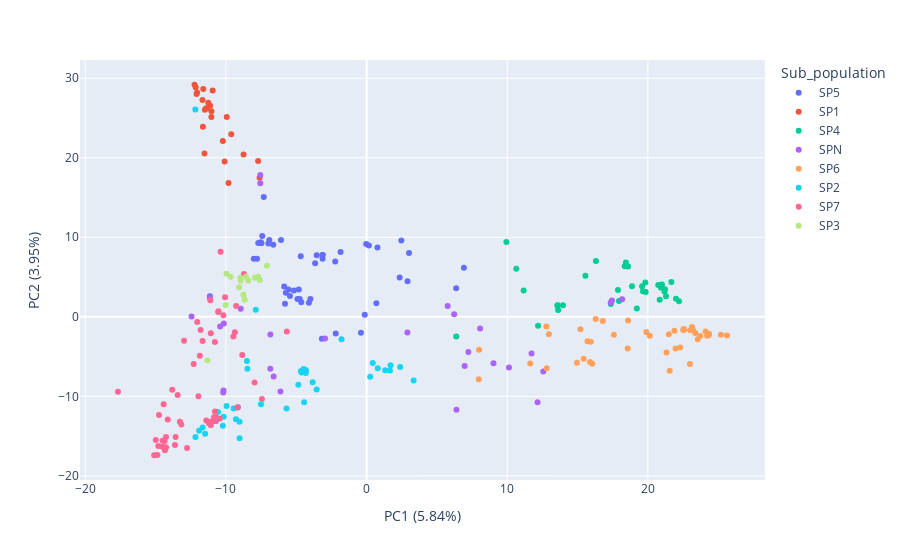

Source (notebook cell):
### Code cell
fig = px.scatter(pc_df, x='PC1', y='PC2', color='Sub_population')
fig.update_xaxes(title_text='PC1 (%s%%)' % pc1_ex)
fig.update_yaxes(title_text='PC2 (%s%%)' % pc2_ex)
fig.show()

### Figure 1 — Plotly figure (JSON) as saved in the notebook; plotly's stock layout.template omitted (floating-point values rounded to 4 significant figures)
{"data": [{"hovertemplate": "Sub_population=SP5<br>PC1=%{x}<br>PC2=%{y}<extra></extra>", "legendgroup": "SP5", "marker": {"color": "#636efa", "symbol": "circle"}, "mode": "markers", "name": "SP5", "orientation": "v", "showlegend": true, "type": "scatter", "x": [-4.644, -2.193, -4.75, -7.7, -3.659, -7.527, -5.448, -5.857, -5.8, -2.229, -5.552, -11.14, -6.086, -5.168, -3.128, -4.915, -8.017, -3.177, -7.311, -6.917, 6.371, 2.471, -1.848, 0.1617, 2.351, -3.994, -3.116, -5.739, -4.821, -7.418, -6.983, -7.475, -7.791, -6.636, -4.101, -3.546, -4.683, -0.401, -3.143, 0.6958, 6.922, 3.018, 0.7734, 2.911, -0.02854, -0.1285], "xaxis": "x", "y": [1.836, -2.093, 2.231, 9.297, 6.734, 9.371, 2.606, 3.805, 1.627, 6.946, 3.431, 2.577, 9.673, 3.318, 7.308, 2.241, 7.29, -2.756, 15.05, 9.668, 3.59, 9.605, 8.162, 8.956, 4.945, 2.227, 7.768, 3.03, 3.446, 10.15, 9.219, 9.265, 7.31, 9.067, 1.766, 7.732, 7.609, -2.006, 7.772, 1.72, 6.171, 8.013, 8.701, 4.488, 9.171, 0.264], "yaxis": "y"}, {"hovertemplate": "Sub_population=SP1<br>PC1=%{x}<br>PC2=%{y}<extra></extra>", "legendgroup": "SP1", "marker": {"color": "#EF553B", "symbol": "circle"}, "mode": "markers", "name": "SP1", "orientation": "v", "showlegend": true, "type": "scatter", "x": [-12.15, -10.09, -11.67, -11.53, -11.5, -11.18, -12.06, -7.711, -11.64, -9.623, -11.04, -10.22, -9.818, -8.748, -11.26, -11.42, -10.94, -11.13, -11.36, -11.03, -11.61, -12.09, -7.609, -12.23, -9.943], "xaxis": "x", "y": [28.87, 19.52, 27.27, 20.52, 26.05, -13.37, 28.2, 19.58, 23.89, 22.97, 25.12, 22.12, 16.83, 20.4, 26.91, 26.19, 28.44, 26.55, 26.23, 25.84, 28.63, 28.03, 17.49, 29.18, 25.12], "yaxis": "y"}, {"hovertemplate": "Sub_population=SP4<br>PC1=%{x}<br>PC2=%{y}<extra></extra>", "legendgroup": "SP4", "marker": {"color": "#00cc96", "symbol": "circle"}, "mode": "markers", "name": "SP4", "orientation": "v", "showlegend": true, "type": "scatter", "x": [17.37, 19.22, 17.95, 20.99, 19.65, 6.376, 13.62, 13.6, 13.56, 13.97, 19.84, 20.84, 19.59, 21.0, 10.65, 21.22, 17.87, 22.22, 21.29, 15.56, 18.87, 16.31, 22.0, 11.17, 19.82, 20.93, 18.44, 20.74, 18.59, 21.18, 21.67, 9.939, 12.19, 18.35], "xaxis": "x", "y": [1.626, 1.039, 1.991, 3.91, 3.21, -2.477, 0.843, 1.457, 1.412, 1.443, 3.123, 2.143, 3.847, 4.061, 6.056, 3.47, 3.361, 1.964, 2.591, 5.149, 3.84, 7.009, 2.259, 3.311, 4.303, 3.65, 6.832, 4.006, 6.315, 3.199, 4.377, 9.397, -1.136, 6.369], "yaxis": "y"}, {"hovertemplate": "Sub_population=SPN<br>PC1=%{x}<br>PC2=%{y}<extra></extra>", "legendgroup": "SPN", "marker": {"color": "#ab63fa", "symbol": "circle"}, "mode": "markers", "name": "SPN", "orientation": "v", "showlegend": true, "type": "scatter", "x": [6.227, 12.56, -6.842, 5.765, -10.19, 6.971, 17.45, -7.559, -11.15, 17.36, -9.148, -7.556, 10.12, -8.948, 8.075, 9.022, 2.904, 7.239, 12.15, 6.389, -10.73, -6.123, -10.17, -10.15, -12.44, -10.41, -10.71, 18.17, 11.73, -6.608, -2.955, -6.846], "xaxis": "x", "y": [0.3158, -6.871, -2.213, 1.354, -9.518, -6.189, 2.062, 16.78, 2.397, 1.805, -11.36, 17.84, -6.359, 1.026, -1.47, -5.831, -1.979, -4.411, -10.75, -11.68, -12.95, -9.381, -9.264, -0.8515, 0.03542, -1.229, -13.12, 2.207, -4.621, -7.519, -2.734, -6.534], "yaxis": "y"}, {"hovertemplate": "Sub_population=SP6<br>PC1=%{x}<br>PC2=%{y}<extra></extra>", "legendgroup": "SP6", "marker": {"color": "#FFA15A", "symbol": "circle"}, "mode": "markers", "name": "SP6", "orientation": "v", "showlegend": true, "type": "scatter", "x": [23.37, 23.72, 23.55, 16.05, 21.33, 21.89, 14.95, 12.96, 25.63, 12.79, 16.29, 15.44, 16.79, 19.89, 22.58, 15.71, 22.54, 20.14, 15.21, 15.94, 23.14, 12.81, 11.64, 15.89, 21.55, 23.21, 24.34, 23.01, 22.3, 25.2, 17.58, 7.977, 18.57, 22.99, 22.52, 24.34, 21.49, 7.997, 18.59, 24.21, 24.11, 21.97], "xaxis": "x", "y": [-2.048, -2.414, -2.81, -5.909, -4.491, -1.749, -5.767, -2.194, -2.336, -1.212, -0.2739, -5.262, -0.5132, -1.918, -1.596, -3.086, -1.538, -2.373, -1.561, -3.14, -1.272, -6.454, -5.865, -5.674, -6.788, -1.646, -2.282, -1.704, -3.847, -2.245, -2.253, -7.855, -3.988, -5.94, -1.647, -2.144, -2.187, -4.13, -0.4503, -2.393, -1.856, -3.987], "yaxis": "y"}, {"hovertemplate": "Sub_population=SP2<br>PC1=%{x}<br>PC2=%{y}<extra></extra>", "legendgroup": "SP2", "marker": {"color": "#19d3f3", "symbol": "circle"}, "mode": "markers", "name": "SP2", "orientation": "v", "showlegend": true, "type": "scatter", "x": [-3.553, -5.694, 0.4365, -7.88, -4.852, -8.508, -9.03, -10.57, -9.032, -11.91, -11.66, -9.958, -4.326, -8.472, 3.344, -4.347, -4.31, -4.438, -3.835, -4.486, 1.661, -4.63, 1.319, 1.705, 0.7955, 2.39, -9.292, -12.17, -7.508, -9.453, -11.48, -10.16, -10.22, -12.17, -1.782, 0.2576, -4.668], "xaxis": "x", "y": [-9.151, -11.54, -5.805, 0.8836, -8.553, -5.558, -13.21, -11.97, -15.29, -14.33, -13.92, -11.22, -7.07, -6.522, -7.998, -6.703, -6.74, -10.73, -8.232, -6.567, -6.755, -7.017, -6.734, -6.085, -6.455, -6.305, -12.87, 26.06, -11.01, -11.52, -14.7, -12.58, -13.69, -15.11, -2.829, -7.531, -6.82], "yaxis": "y"}, {"hovertemplate": "Sub_population=SP7<br>PC1=%{x}<br>PC2=%{y}<extra></extra>", "legendgroup": "SP7", "marker": {"color": "#FF6692", "symbol": "circle"}, "mode": "markers", "name": "SP7", "orientation": "v", "showlegend": true, "type": "scatter", "x": [-11.11, -5.673, -11.8, -11.85, -12.76, -11.66, -14.49, -14.99, -15.1, -14.81, -14.26, -10.06, -13.62, -13.44, -8.712, -10.45, -7.441, -10.97, -14.76, -13.27, -14.14, -13.17, -10.82, -12.98, -9.471, -10.38, -10.53, -11.08, -10.73, -14.43, -9.185, -10.78, -11.96, -11.4, -9.367, -14.26, -11.08, -10.85, -12.29, -10.54, -14.34, -8.839, -11.24, -13.82, -7.966, -10.79, -14.88, -14.53, -17.68, -14.37, -13.58, -10.18, -12.04, -9.272], "xaxis": "x", "y": [2.084, -1.856, -1.646, -4.9, -16.48, -3.027, -15.59, -15.49, -17.41, -16.24, -15.1, 2.467, -16.13, -9.84, 5.372, -12.78, -10.32, -13.16, -12.33, -13.18, -12.93, -13.53, -13.06, -3.017, -2.484, 8.187, 0.714, -13.63, -12.6, -11.0, -11.42, -11.9, -9.976, -13.04, -1.951, -16.39, -2.052, -12.63, -5.921, 0.5917, -16.78, -4.81, -13.21, -9.177, -8.262, -3.158, -17.39, -16.34, -9.418, -15.66, -15.12, 0.202, -0.6595, 1.345], "yaxis": "y"}, {"hovertemplate": "Sub_population=SP3<br>PC1=%{x}<br>PC2=%{y}<extra></extra>", "legendgroup": "SP3", "marker": {"color": "#B6E880", "symbol": "circle"}, "mode": "markers", "name": "SP3", "orientation": "v", "showlegend": true, "type": "scatter", "x": [-8.974, -7.716, -8.761, -8.66, -7.94, -11.32, -7.585, -9.662, -10.02, -8.575, -9.955, -9.059, -8.414, -7.089, -8.957], "xaxis": "x", "y": [4.9, 5.05, 2.765, 2.143, 4.898, -5.493, 4.639, 5.028, 1.485, 5.023, 5.41, 3.727, 4.578, 6.433, 4.546], "yaxis": "y"}], "layout": {"autosize": true, "legend": {"title": {"text": "Sub_population"}, "tracegroupgap": 0}, "margin": {"t": 60}, "xaxis": {"anchor": "y", "autorange": true, "domain": [0, 1], "range": [-20.41, 28.36], "title": {"text": "PC1 (5.84%)"}, "type": "linear"}, "yaxis": {"anchor": "x", "autorange": true, "domain": [0, 1], "range": [-21.02, 32.79], "title": {"text": "PC2 (3.95%)"}, "type": "linear"}}}
